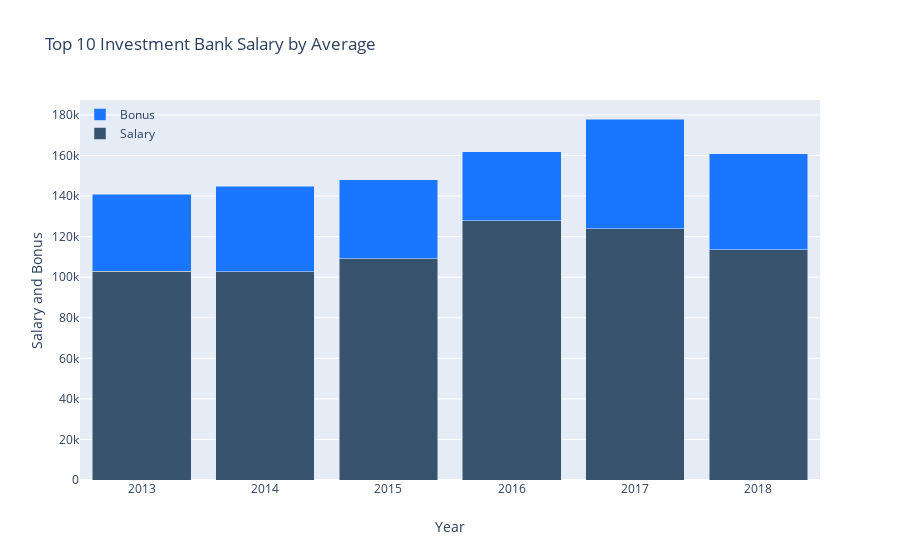

The notebook cell this image was saved under:
### Markdown cell above
## Top 10 Investment Firms Salary & Bonus By Average

### Code cell
# List of Top 10 wall street companies
# source of the list: https://www.investopedia.com/articles/investing/111114/worlds-top-10-investment-banks.asp
top_10_investment_banks = [
    'Goldman Sachs', 
    'JPMorgan Chase', 
    'Barclays Capital', 
    'Bank of America Merrill Lynch', 
    'Morgan Stanley', 
    'Deutsche Bank',
    'Citigroup', 
    'Credit Suisse', 
    'UBS AG',
    'Wells Fargo and Company'
]
top_10_company_text = ", ".join(map(lambda x: x.replace("'", "").replace("[","").replace("]",""), top_10_investment_banks))
top_10_company_df = new_york[new_york['company'].isin(top_10_investment_banks)]
top_10_salary_average = top_10_company_df.groupby(['year'])['year','salary','bonus_num'].mean()
print("*", top_10_company_text)
showChart(top_10_salary_average, f"Top 10 Investment Bank Salary by Average")

### Figure 1 — Plotly figure (JSON) as saved in the notebook; plotly's stock layout.template omitted (floating-point values rounded to 4 significant figures)
{"data": [{"marker": {"color": "rgb(55, 83, 109)"}, "name": "Salary", "type": "bar", "x": [2013, 2014, 2015, 2016, 2017, 2018], "y": [102900.0, 102600.0, 109200.0, 127900.0, 124000.0, 113500.0]}, {"marker": {"color": "rgb(26, 118, 255)"}, "name": "Bonus", "type": "bar", "x": [2013, 2014, 2015, 2016, 2017, 2018], "y": [37920.0, 42220.0, 38750.0, 34100.0, 54020.0, 47330.0]}], "layout": {"barmode": "stack", "legend": {"bgcolor": "rgba(255, 255, 255, 0)", "bordercolor": "rgba(255, 255, 255, 0)", "x": 0, "y": 1}, "title": {"text": "Top 10 Investment Bank Salary by Average"}, "xaxis": {"title": {"text": "Year"}}, "yaxis": {"title": {"text": "Salary and Bonus"}}}}
